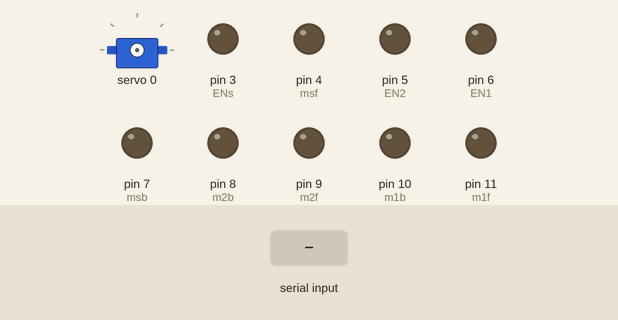
The sketch below on a simulated Arduino Uno, built with avr-gcc and run on an emulated ATmega328P. On the bench: servo, output pins drawn as LEDs (lit = HIGH). The inputs (shaded band) are chosen by the test bench.

Above: at 1.2 s.
1.3 s: "C\n" received over the second serial link
At 1.45 s:
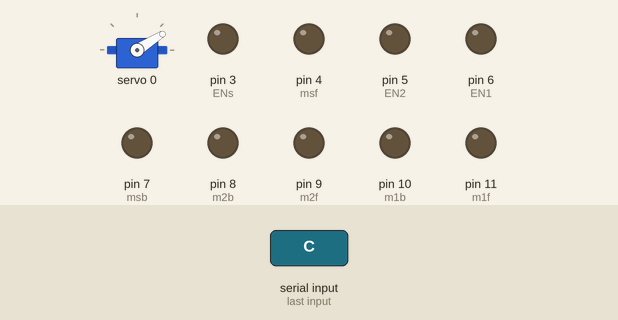
4.3 s: "F\n" received over the second serial link
At 5.5 s:
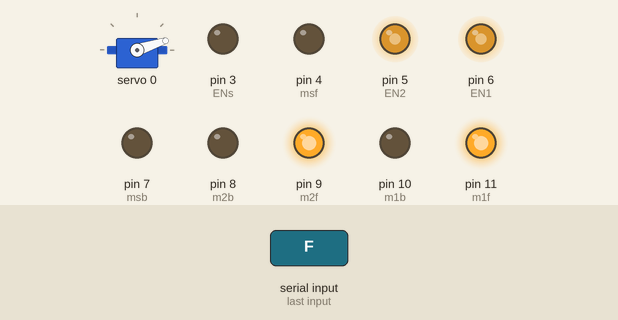
5.8 s: "B\n" received over the second serial link
At 6.7 s:
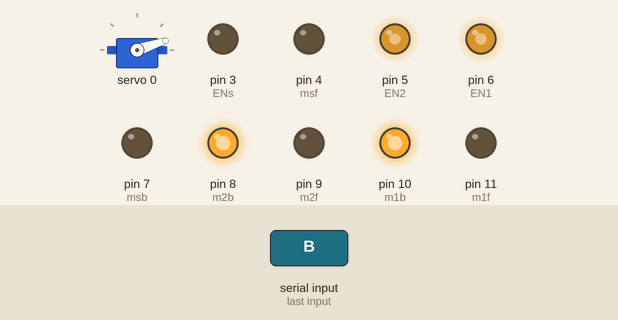
7.3 s: "S\n" received over the second serial link
At 8.4 s:
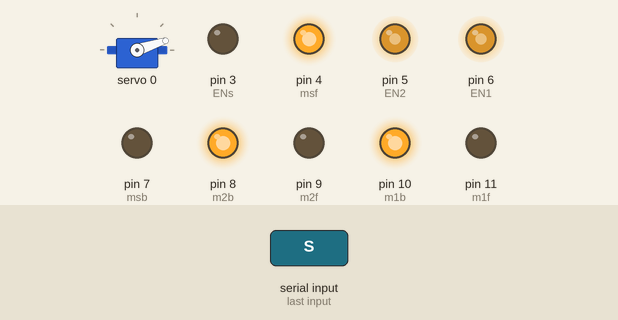
8.9 s: "1\n" received over the second serial link
At 10.1 s:
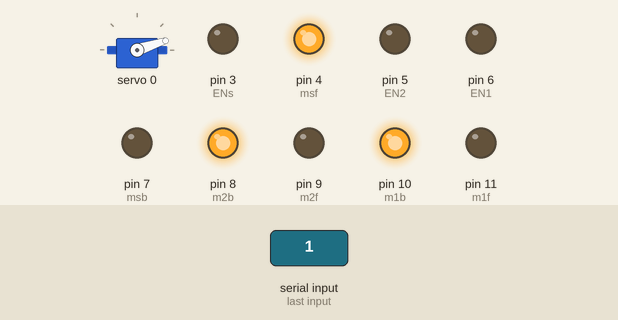
10.4 s: "F\n" received over the second serial link
At 11.4 s:
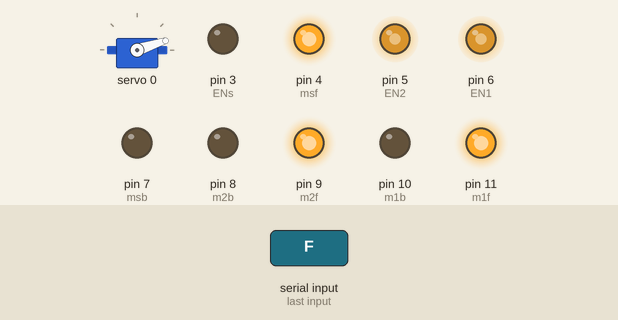
Timing chart, 0 to 12.9 s (numbered marks = the images above; inputs shaded):
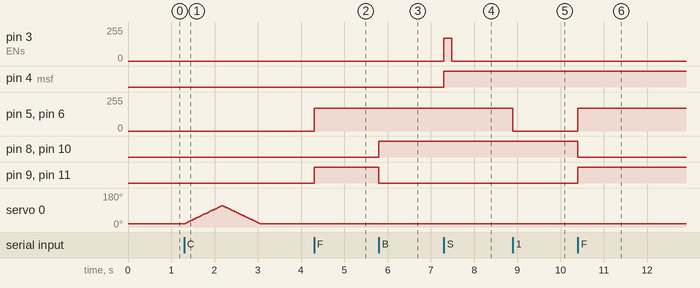

Measured:
- after the input at 1.3 s, servo 0: rises from 18° to 113° in 0.84 s, then falls to 18° in 0.87 s
- after the input at 4.3 s, pin 5 (EN2), pin 6 (EN1): 0/255 → 170/255 at once; pin 9 (m2f), pin 11 (m1f): LOW → HIGH at once
- after the input at 5.8 s, pin 8 (m2b), pin 10 (m1b): LOW → HIGH at once; pin 9 (m2f), pin 11 (m1f): HIGH → LOW at once
- after the input at 7.3 s, pin 3 (ENs): 0/255 → 170/255 at once, → 0/255 0.18 s later; pin 4 (msf): LOW → HIGH at once
- after the input at 8.9 s, pin 5 (EN2), pin 6 (EN1): 170/255 → 0/255 at once
- after the input at 10.4 s, pin 5 (EN2), pin 6 (EN1): 0/255 → 170/255 at once; pin 8 (m2b), pin 10 (m1b): HIGH → LOW at once; pin 9 (m2f), pin 11 (m1f): LOW → HIGH at once

The sketch:

Engineering_design.ino
```cpp
#include <SoftwareSerial.h>
#include <Wire.h>
#include <Adafruit_PWMServoDriver.h>
Adafruit_PWMServoDriver pwm = Adafruit_PWMServoDriver();
SoftwareSerial espSerial(2 , 12);
#define SERVOMIN  150
#define SERVOMAX  600
#define USMIN     600
#define USMAX     2400
#define SERVO_FREQ 50
#define ENs 3
#define msf 4
#define msb 7
#define m1f 11
#define m1b 10
#define EN1 6
#define m2f 9
#define m2b 8
#define EN2 5

void seed(){
  analogWrite(ENs , 170);
  digitalWrite(msf , HIGH);
  digitalWrite(msb , LOW);
  delay(180);
  digitalWrite(ENs , LOW);
}
void forward(){
  analogWrite(EN1 , 170);
  analogWrite(EN2 , 170);
  digitalWrite(m1f , HIGH);
  digitalWrite(m1b , LOW);
  digitalWrite(m2f , HIGH);
  digitalWrite(m2b , LOW);
}
void stop(){
  digitalWrite(EN1 , LOW);
  digitalWrite(EN2 , LOW);
}
void backward(){
  analogWrite(EN1 , 170);
  analogWrite(EN2 , 170);
  digitalWrite(m1f , LOW);
  digitalWrite(m1b , HIGH);
  digitalWrite(m2f , LOW);
  digitalWrite(m2b , HIGH);
}
void setServoAngle(uint16_t angle) {
    if (angle > 180) angle = 180;
    uint16_t pulse = map(angle, 0, 180, SERVOMIN, SERVOMAX);
    pwm.setPWM(0, 0, pulse);
}
void cut(){
for(int i = 0 ; i <= 80 ; ++i){
    setServoAngle(i);
    delay(10);
  }
  for(int i = 80 ; i >= 0 ; --i){
    setServoAngle(i);
    delay(10);
  }
}
void setup() {
  Serial.begin(9600);
  espSerial.begin(9600);
  pinMode(m1f , OUTPUT);
  pinMode(m1b , OUTPUT);
  pinMode(EN1 , OUTPUT);
  pinMode(m2f , OUTPUT);
  pinMode(m2b , OUTPUT);
  pinMode(EN2 , OUTPUT);
  pinMode(msf , OUTPUT);
  pinMode(msb , OUTPUT);
  pinMode(ENs , OUTPUT);
  pwm.begin();
  pwm.setOscillatorFrequency(27000000);
  pwm.setPWMFreq(SERVO_FREQ);
}
String Read(){
    String x = espSerial.readStringUntil('\n');
    x.trim();
    return x;
}
void loop() {
  if(espSerial.available()) {
    String R = Read();
    if(R == "F") forward();
    else if(R == "B") backward();
    else if(R=="C") cut();
    else if(R=="S") seed();
    else stop();
  }
}
```
